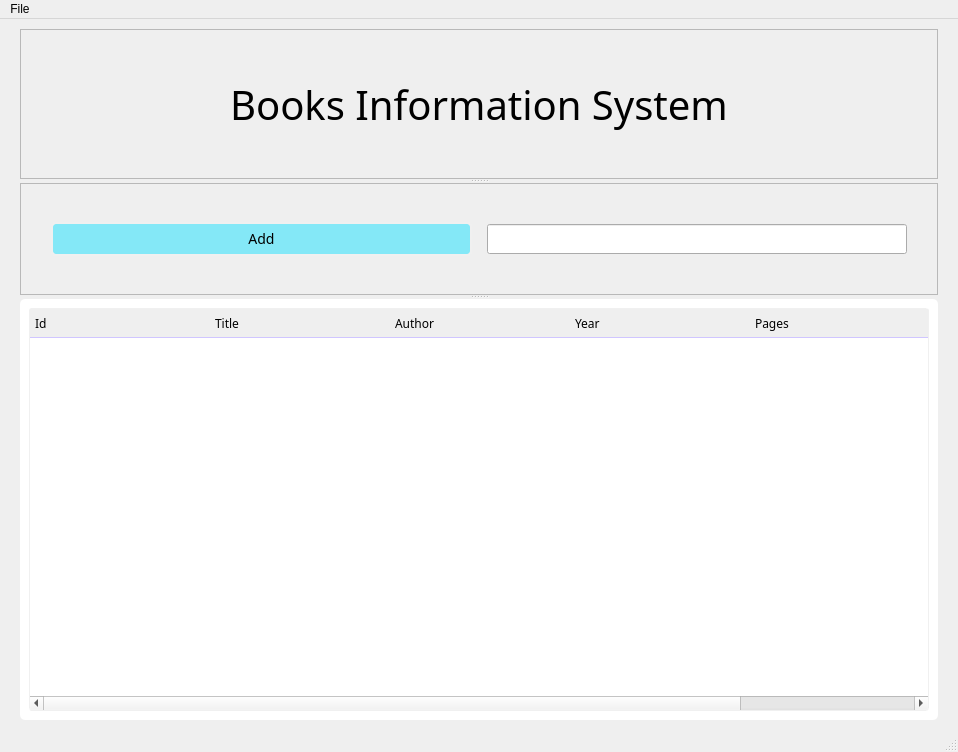
<?xml version="1.0" encoding="UTF-8"?>
<ui version="4.0">
 <class>MainWindow</class>
 <widget class="QMainWindow" name="MainWindow">
  <property name="enabled">
   <bool>true</bool>
  </property>
  <property name="geometry">
   <rect>
    <x>0</x>
    <y>0</y>
    <width>958</width>
    <height>752</height>
   </rect>
  </property>
  <property name="font">
   <font>
    <pointsize>10</pointsize>
   </font>
  </property>
  <property name="windowTitle">
   <string>MainWindow</string>
  </property>
  <property name="styleSheet">
   <string notr="true">#info_frame{
	background-color: #fff;
	border: none;
	border-radius: 5px;
}


#info_frame Qlabel,
#info_frame QLineEdit,
#info_frame QcomboBox,
#function_frame QPushButton,
QHeaderView::section{
	font-family: Segoe  UI Semibold;
	font-size: 12px;
}


#info_frame QLineEdit,
#info_frame QComboBox{
	padding: 4px 5px;
	border: 1px solid #838383;
	border-radius: 2px;
}


#info_frame QlineEdit:focus,
#info_frame QComboBox:focus{
	border-color: #0055ff;
}


QComboBox::drop-down{
	background: transparent;
	border: none;
	margin-right: 5px;
}


QComboBox::down-arrow{
	image: url(/icons/expand_more.svg);
}


#result_frame{
	border-radius: 5px;
	background-color: #fff;
}

QTableWidget{
	border-radius: 3px;
	border: 1px solid #f0f0f0;
}


QHeaderView::section{
	border: none;
	border-bottom: 1px solid #d0c6ff;
	text-align: left;
	padding: 3px 5px;
}

QTableWidget::item{
	border-bottom: 1px solid #d0c6ff;
	color: #000;
	padding-left: 3px;
}

#function_frame QPushButton{
	font-size: 14px;
	padding: 5px 10px;
	border: 2px solid #f0f0f0;
	border-radius: 5px;
	background-color: #84e8f7;
}

#function_frame #delete_btn{
	background-color: #ff8183;
}

#function_frame QPushButton::hover{
	border-color: #4c96f7;
	font-size: 15px;
}


#function_frame #delete_button::hover{
	border-color: #dc0004;
}</string>
  </property>
  <widget class="QWidget" name="centralwidget">
   <layout class="QGridLayout" name="gridLayout_3">
    <property name="leftMargin">
     <number>20</number>
    </property>
    <property name="topMargin">
     <number>10</number>
    </property>
    <property name="rightMargin">
     <number>20</number>
    </property>
    <property name="bottomMargin">
     <number>10</number>
    </property>
    <item row="0" column="0">
     <widget class="QSplitter" name="splitter">
      <property name="orientation">
       <enum>Qt::Orientation::Vertical</enum>
      </property>
      <widget class="QFrame" name="frame">
       <property name="frameShape">
        <enum>QFrame::Shape::StyledPanel</enum>
       </property>
       <property name="frameShadow">
        <enum>QFrame::Shadow::Raised</enum>
       </property>
       <layout class="QHBoxLayout" name="horizontalLayout">
        <item>
         <widget class="QLabel" name="header_label">
          <property name="font">
           <font>
            <family>Sitka</family>
            <pointsize>30</pointsize>
            <italic>false</italic>
           </font>
          </property>
          <property name="text">
           <string>Books Information System</string>
          </property>
          <property name="scaledContents">
           <bool>false</bool>
          </property>
          <property name="alignment">
           <set>Qt::AlignmentFlag::AlignCenter</set>
          </property>
          <property name="wordWrap">
           <bool>false</bool>
          </property>
         </widget>
        </item>
       </layout>
      </widget>
      <widget class="QFrame" name="function_frame">
       <property name="frameShape">
        <enum>QFrame::Shape::StyledPanel</enum>
       </property>
       <property name="frameShadow">
        <enum>QFrame::Shadow::Raised</enum>
       </property>
       <layout class="QHBoxLayout" name="horizontalLayout_3">
        <property name="spacing">
         <number>15</number>
        </property>
        <property name="leftMargin">
         <number>30</number>
        </property>
        <property name="topMargin">
         <number>10</number>
        </property>
        <property name="rightMargin">
         <number>30</number>
        </property>
        <property name="bottomMargin">
         <number>10</number>
        </property>
        <item>
         <widget class="QPushButton" name="add_btn">
          <property name="font">
           <font>
            <family>Segoe UI Semibold</family>
            <pointsize>-1</pointsize>
           </font>
          </property>
          <property name="text">
           <string>Add</string>
          </property>
          <property name="icon">
           <iconset>
            <normaloff>../.designer/.designer/backup/icons/add.svg</normaloff>../.designer/.designer/backup/icons/add.svg</iconset>
          </property>
         </widget>
        </item>
        <item>
         <widget class="QLineEdit" name="search_line">
          <property name="sizePolicy">
           <sizepolicy hsizetype="Preferred" vsizetype="Fixed">
            <horstretch>0</horstretch>
            <verstretch>0</verstretch>
           </sizepolicy>
          </property>
          <property name="minimumSize">
           <size>
            <width>250</width>
            <height>30</height>
           </size>
          </property>
          <property name="font">
           <font>
            <pointsize>11</pointsize>
           </font>
          </property>
         </widget>
        </item>
       </layout>
      </widget>
      <widget class="QFrame" name="result_frame">
       <property name="frameShape">
        <enum>QFrame::Shape::StyledPanel</enum>
       </property>
       <property name="frameShadow">
        <enum>QFrame::Shadow::Raised</enum>
       </property>
       <layout class="QHBoxLayout" name="horizontalLayout_4">
        <item>
         <widget class="QTableWidget" name="books_table">
          <property name="minimumSize">
           <size>
            <width>900</width>
            <height>0</height>
           </size>
          </property>
          <property name="maximumSize">
           <size>
            <width>1131</width>
            <height>451</height>
           </size>
          </property>
          <property name="font">
           <font>
            <pointsize>11</pointsize>
           </font>
          </property>
          <property name="focusPolicy">
           <enum>Qt::FocusPolicy::NoFocus</enum>
          </property>
          <property name="showGrid">
           <bool>false</bool>
          </property>
          <attribute name="horizontalHeaderCascadingSectionResizes">
           <bool>false</bool>
          </attribute>
          <attribute name="horizontalHeaderMinimumSectionSize">
           <number>50</number>
          </attribute>
          <attribute name="horizontalHeaderDefaultSectionSize">
           <number>180</number>
          </attribute>
          <attribute name="horizontalHeaderStretchLastSection">
           <bool>true</bool>
          </attribute>
          <attribute name="verticalHeaderVisible">
           <bool>false</bool>
          </attribute>
          <column>
           <property name="text">
            <string>Id</string>
           </property>
           <property name="font">
            <font>
             <pointsize>11</pointsize>
            </font>
           </property>
           <property name="textAlignment">
            <set>AlignLeading|AlignVCenter</set>
           </property>
          </column>
          <column>
           <property name="text">
            <string>Title</string>
           </property>
           <property name="font">
            <font>
             <pointsize>11</pointsize>
            </font>
           </property>
           <property name="textAlignment">
            <set>AlignLeading|AlignVCenter</set>
           </property>
          </column>
          <column>
           <property name="text">
            <string>Author</string>
           </property>
           <property name="font">
            <font>
             <pointsize>11</pointsize>
            </font>
           </property>
           <property name="textAlignment">
            <set>AlignLeading|AlignVCenter</set>
           </property>
          </column>
          <column>
           <property name="text">
            <string>Year</string>
           </property>
           <property name="font">
            <font>
             <pointsize>11</pointsize>
            </font>
           </property>
           <property name="textAlignment">
            <set>AlignLeading|AlignVCenter</set>
           </property>
          </column>
          <column>
           <property name="text">
            <string>Pages</string>
           </property>
           <property name="font">
            <font>
             <pointsize>11</pointsize>
            </font>
           </property>
           <property name="textAlignment">
            <set>AlignLeading|AlignVCenter</set>
           </property>
          </column>
         </widget>
        </item>
       </layout>
      </widget>
     </widget>
    </item>
   </layout>
  </widget>
  <widget class="QMenuBar" name="menubar">
   <property name="geometry">
    <rect>
     <x>0</x>
     <y>0</y>
     <width>958</width>
     <height>22</height>
    </rect>
   </property>
   <widget class="QMenu" name="menuFile">
    <property name="title">
     <string>File</string>
    </property>
    <addaction name="actionSearch"/>
   </widget>
   <addaction name="menuFile"/>
  </widget>
  <widget class="QStatusBar" name="statusbar"/>
  <action name="actionSearch">
   <property name="text">
    <string>Search</string>
   </property>
  </action>
 </widget>
 <resources/>
 <connections/>
</ui>
